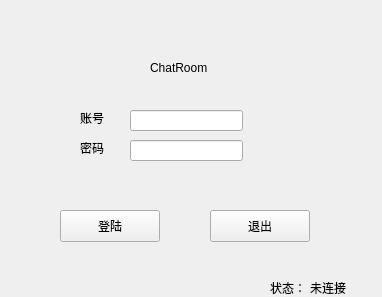
<?xml version="1.0" encoding="UTF-8"?>
<ui version="4.0">
 <class>MainWindow</class>
 <widget class="QMainWindow" name="MainWindow">
  <property name="geometry">
   <rect>
    <x>0</x>
    <y>0</y>
    <width>382</width>
    <height>297</height>
   </rect>
  </property>
  <property name="windowTitle">
   <string>登陆界面</string>
  </property>
  <widget class="QWidget" name="centralwidget">
   <widget class="QPushButton" name="ExitButton">
    <property name="geometry">
     <rect>
      <x>210</x>
      <y>210</y>
      <width>100</width>
      <height>32</height>
     </rect>
    </property>
    <property name="text">
     <string>退出</string>
    </property>
   </widget>
   <widget class="QPushButton" name="Login">
    <property name="geometry">
     <rect>
      <x>60</x>
      <y>210</y>
      <width>100</width>
      <height>32</height>
     </rect>
    </property>
    <property name="text">
     <string>登陆</string>
    </property>
   </widget>
   <widget class="QLabel" name="label">
    <property name="geometry">
     <rect>
      <x>80</x>
      <y>110</y>
      <width>58</width>
      <height>16</height>
     </rect>
    </property>
    <property name="text">
     <string>账号</string>
    </property>
   </widget>
   <widget class="QLabel" name="label_2">
    <property name="geometry">
     <rect>
      <x>80</x>
      <y>140</y>
      <width>58</width>
      <height>16</height>
     </rect>
    </property>
    <property name="text">
     <string>密码</string>
    </property>
   </widget>
   <widget class="QLineEdit" name="NameLineEdit">
    <property name="geometry">
     <rect>
      <x>130</x>
      <y>110</y>
      <width>113</width>
      <height>21</height>
     </rect>
    </property>
   </widget>
   <widget class="QLineEdit" name="PasswordLineEdit">
    <property name="geometry">
     <rect>
      <x>130</x>
      <y>140</y>
      <width>113</width>
      <height>21</height>
     </rect>
    </property>
   </widget>
   <widget class="QLabel" name="label_3">
    <property name="geometry">
     <rect>
      <x>150</x>
      <y>60</y>
      <width>111</width>
      <height>16</height>
     </rect>
    </property>
    <property name="text">
     <string>ChatRoom</string>
    </property>
   </widget>
   <widget class="QLabel" name="label_4">
    <property name="geometry">
     <rect>
      <x>270</x>
      <y>280</y>
      <width>58</width>
      <height>16</height>
     </rect>
    </property>
    <property name="text">
     <string>状态：</string>
    </property>
   </widget>
   <widget class="QLabel" name="Condition">
    <property name="geometry">
     <rect>
      <x>310</x>
      <y>280</y>
      <width>58</width>
      <height>16</height>
     </rect>
    </property>
    <property name="text">
     <string>未连接</string>
    </property>
   </widget>
  </widget>
 </widget>
 <resources/>
 <connections/>
</ui>
